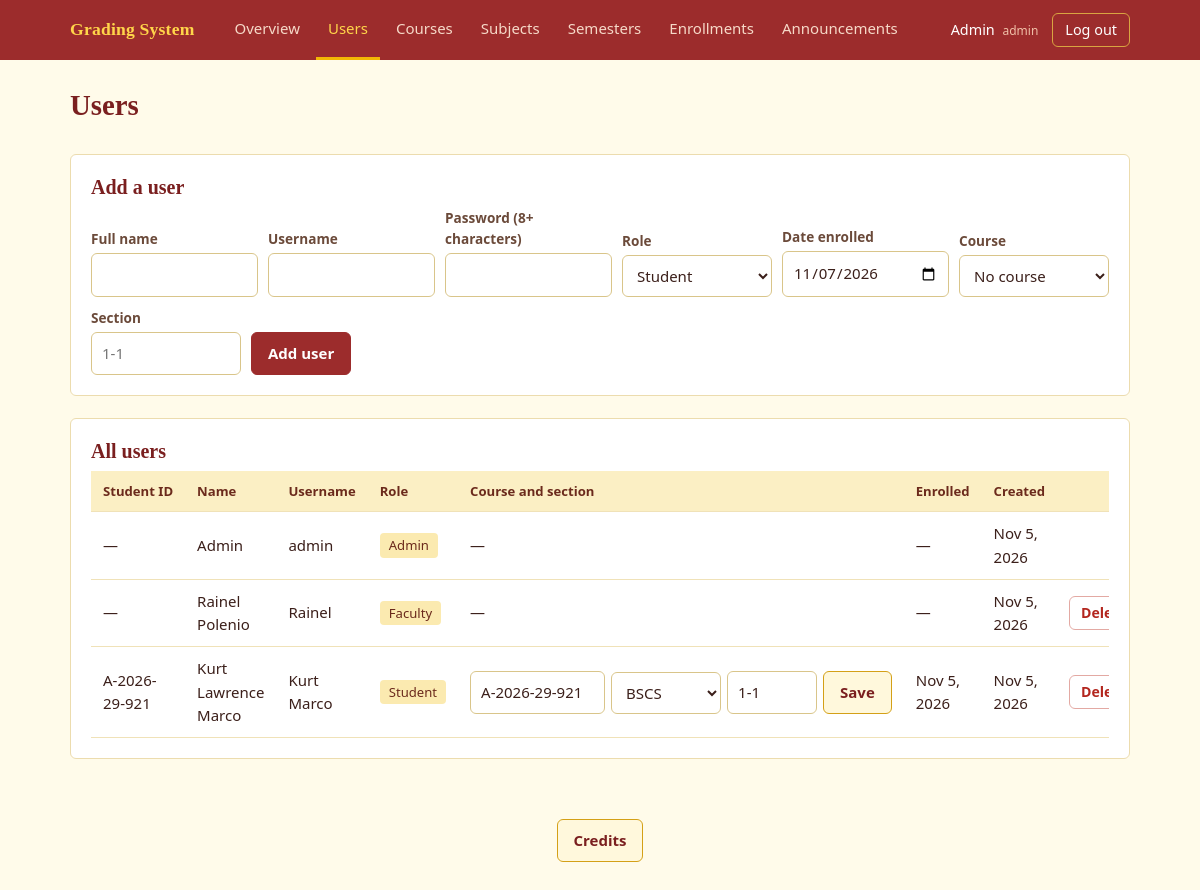
Page /grading/admin/users.php (signed in) on the committed database.
### tables this page shows
CREATE TABLE users (
  id INT AUTO_INCREMENT PRIMARY KEY,
  student_id VARCHAR(20) NULL UNIQUE,
  full_name  VARCHAR(100) NOT NULL UNIQUE,
  username   VARCHAR(50)  NOT NULL UNIQUE,
  password   VARCHAR(255) NOT NULL,
  role ENUM('admin','faculty','student') NOT NULL,
  course_id INT NULL,
  section   VARCHAR(20) NULL,
  enrolled_on DATE NULL,
  created_at TIMESTAMP DEFAULT CURRENT_TIMESTAMP,
  FOREIGN KEY (course_id) REFERENCES courses(id) ON DELETE SET NULL
);

### grading/includes/auth_core.php (called while the page is built, shortened)
<?php
function e($v): string {
  return htmlspecialchars((string)$v, ENT_QUOTES, 'UTF-8');
}

### grading/admin/users.php (the view, shortened to what this page needs)
<?php
require '../config/db.php';
$courses   = $pdo->query("SELECT id, code, name FROM courses ORDER BY code")->fetchAll();
function course_options(array $courses, $selected = null): string {
  $o = '<option value="0">No course</option>';
  foreach ($courses as $c) {
    $sel = ((int)$selected === (int)$c['id']) ? ' selected' : '';
    $o  .= '<option value="' . (int)$c['id'] . '"' . $sel . '>' . e($c['code']) . '</option>';
  }
  return $o;
}
$users = $pdo->query("SELECT * FROM users ORDER BY FIELD(role,'admin','faculty','student'), full_name")->fetchAll();
$base  = '../';
require '../includes/header.php';
?>
<div class="page-head"><h1>Users</h1></div>
<div class="panel">
  <h2>Add a user</h2>
  <form method="post" class="form-row">
    <div class="field"><label for="full_name">Full name</label><input id="full_name" name="full_name" required></div>
    <div class="field"><label for="username">Username</label><input id="username" name="username" required></div>
    <div class="field"><label for="password">Password (8+ characters)</label><input id="password" type="password" name="password" minlength="8" required></div>
    <div class="field" style="max-width:150px"><label for="role">Role</label>
      <select id="role" name="role" required>
        <option value="student">Student</option>
      </select>
    </div>
    <div class="field class-field" style="max-width:170px"><label for="enrolled_on">Date enrolled</label>
      <input id="enrolled_on" type="date" name="enrolled_on" value="<?= date('Y-m-d') ?>" title="Today by default. The year of this date becomes the year in the student ID.">
    </div>
    <div class="field class-field" style="max-width:150px"><label for="course_id">Course</label>
      <select id="course_id" name="course_id"><?= course_options($courses) ?></select>
    </div>
    <div class="field class-field" style="max-width:120px"><label for="section">Section</label>
      <input id="section" name="section" placeholder="1-1" maxlength="20">
    </div>
    <button>Add user</button>
  </form>
</div>
<div class="panel">
  <h2>All users</h2>
  <div class="table-wrap">
  <table>
    <thead><tr><th>Student ID</th><th>Name</th><th>Username</th><th>Role</th><th>Course and section</th><th>Enrolled</th><th>Created</th><th></th></tr></thead>
    <tbody>
    <?php foreach ($users as $u): ?>
      <tr>
        <td><?= e($u['student_id'] ?? '—') ?></td>
        <td><?= e($u['full_name']) ?></td>
        <td><?= e($u['username']) ?></td>
        <td><span class="role"><?= e($u['role']) ?></span></td>
        <td>
          <?php if ($u['role'] === 'student'): ?>
            <form method="post" class="form-row" style="flex-wrap:nowrap;gap:6px">
              <input name="student_id" value="<?= e($u['student_id'] ?? '') ?>" placeholder="A-2021-14-568" maxlength="13" style="width:135px" aria-label="Student ID for <?= e($u['full_name']) ?>">
              <select name="course_id" style="width:110px" aria-label="Course for <?= e($u['full_name']) ?>"><?= course_options($courses, $u['course_id']) ?></select>
              <input name="section" value="<?= e($u['section'] ?? '') ?>" placeholder="Section" maxlength="20" style="width:90px" aria-label="Section for <?= e($u['full_name']) ?>">
              <button class="btn-light">Save</button>
            </form>
          <?php else: ?>—<?php endif; ?>
        </td>
        <td><?= !empty($u['enrolled_on']) ? e(date('M j, Y', strtotime($u['enrolled_on']))) : '—' ?></td>
        <td><?= e(date('M j, Y', strtotime($u['created_at']))) ?></td>
        <td class="num">
          <?php if ((int)$u['id'] !== (int)$_SESSION['user_id']): ?>
            <form method="post" class="inline"
                  onsubmit="return confirm('Delete <?= e(addslashes($u['full_name'])) ?>? Their grades will be deleted too.')">
              <button class="btn-danger">Delete</button>
            </form>
          <?php else: ?><small>You</small><?php endif; ?>
        </td>
      </tr>
    <?php endforeach; ?>
    </tbody>
  </table>
  </div>
</div>
<?php require '../includes/footer.php'; ?>

### grading/includes/header.php (shortened to what this page needs)
<?php
$base  = $base  ?? '';
$guest = $guest ?? false;
$role  = $_SESSION['role'] ?? null;
$cur   = basename($_SERVER['SCRIPT_NAME']);
$links = [];
if ($role === 'admin') {
  $links = ['dashboard.php' => 'Overview', 'users.php' => 'Users', 'courses.php' => 'Courses',
            'subjects.php' => 'Subjects', 'terms.php' => 'Semesters', 'enrollments.php' => 'Enrollments', 'announcements.php' => 'Announcements'];
} elseif ($role === 'faculty') {
  $links = ['dashboard.php' => 'My subjects'];
} elseif ($role === 'student') {
  $links = ['dashboard.php' => 'My grades'];
}
$colorsFile = __DIR__ . '/../assets/colors.css';
?>
<!DOCTYPE html>
<html lang="en">
<head>
<link rel="stylesheet" href="<?= $base ?>assets/colors.css?v=<?= @filemtime($colorsFile) ?>">
<link rel="stylesheet" href="<?= $base ?>assets/style.css?v=<?= @filemtime(__DIR__ . '/../assets/style.css') ?>">
</head>
<body class="<?= $guest ? 'guest' : '' ?>">
<?php if (!$guest): ?>
<header class="topbar">
  <div class="topbar-inner">
    <span class="brand">Grading System</span>
    <nav>
      <?php foreach ($links as $href => $label): ?>
        <a href="<?= $href ?>" class="<?= $cur === $href ? 'active' : '' ?>"><?= e($label) ?></a>
      <?php endforeach; ?>
    </nav>
    <div class="who">
      <span><?= e($_SESSION['name'] ?? '') ?> <small><?= e($role) ?></small></span>
      <a class="logout" href="<?= $base ?>logout.php">Log out</a>
    </div>
  </div>
</header>
<?php endif; ?>
<main class="<?= $guest ? 'auth-main' : 'page' ?>">

### grading/includes/footer.php
</main>
<?php if (empty($guest)): ?>
<footer class="site-footer"><a class="btn btn-light" href="<?= $base ?>credits.php">Credits</a></footer>
<?php endif; ?>
</body>
</html>

### grading/assets/colors.css (style rules this page uses)
:root { --page-bg: #fffbea; --page-text: #3b1f1a; --heading-text: #7a1f1f; --muted-text: #7a5c4a; --link: #9c2c2c; --topbar-bg: #9c2c2c; --topbar-brand: #ffd54a; --topbar-link: #f6d9c8; --topbar-link-hover: #ffffff; --topbar-link-active: #ffd54a; --topbar-link-active-line: #f2b705; --topbar-user: #ffffff; --topbar-role: #f0c0a8; --logout-text: #ffffff; --logout-border: #d9a441; --logout-hover-bg: #7a1f1f; --panel-bg: #ffffff; --panel-border: #ecdcae; --stat-bg: #fffdf5; --stat-border: #ecdcae; --stat-accent: #d4a017; --stat-label: #7a5c4a; --summary-label: #7a5c4a; --subject-card-bg: #ffffff; --subject-card-border: #ecdcae; --subject-card-accent: #9c2c2c; --subject-card-hover-border:#d4a017; --folder-bg: #ffffff; --folder-border: #ecdcae; --folder-arrow: #9c2c2c; --folder-sub-line: #e6c76a; --subject-row-bg: #fffaf0; --subject-row-border: #ecdcae; --subject-row-hover-border: #d4a017; --table-head-bg: #fbefc4; --table-head-text: #6b2a1c; --table-text: #3b1f1a; --table-line: #f0e2b8; --table-row-hover: #fff6d6; --table-empty-text: #7a5c4a; --field-label: #6b4a3a; --input-bg: #ffffff; --input-text: #3b1f1a; --input-border: #d9c58a; --input-focus-border: #9c2c2c; --focus-ring: #f2c230; --btn-bg: #9c2c2c; --btn-text: #ffffff; --btn-border: #9c2c2c; --btn-hover-bg: #7a1f1f; --btn-light-bg: #fff8dc; --btn-light-text: #7a1f1f; --btn-light-border: #d4a017; --btn-light-hover-bg: #fbe9a6; --btn-danger-bg: #ffffff; --btn-danger-text: #b3261e; --btn-danger-border: #e3a9a3; --btn-danger-hover-bg: #b3261e; --btn-danger-hover-text: #ffffff; --btn-danger-hover-border: #b3261e; --badge-passed-bg: #e3f1d6; --badge-passed-text: #2f6b1f; --badge-failed-bg: #fbe0dc; --badge-failed-text: #a1241b; --badge-incomplete-bg: #fff0b8; --badge-incomplete-text: #7a5200; --role-bg: #fbeab0; --role-text: #6b2a1c; --flash-ok-bg: #e8f3d9; --flash-ok-text: #2f6b1f; --flash-ok-border: #b9d99a; --flash-error-bg: #fde3df; --flash-error-text: #a1241b; --flash-error-border: #eeb0a8; --guest-bg: #7a1f1f; --auth-card-bg: #fffdf5; --auth-card-text: #3b1f1a; --announce-info-bg: #fff4cc; --announce-info-border: #e6c76a; --announce-info-text: #6b4a00; --announce-maint-bg: #ffe9d2; --announce-maint-border: #f0b27a; --announce-maint-text: #7a3e00; --announce-urgent-bg: #fde3df; --announce-urgent-border: #eeb0a8; --announce-urgent-text: #a1241b; --announce-body: #3b1f1a; --announce-meta: #7a5c4a; }

### rows in the picture
users: student "—", full_name "Admin", username "admin", role "Admin", created_at "Nov 5, 2026"
users: student "—", full_name "Rainel Polenio", username "Rainel", role "Faculty", created_at "Nov 5, 2026"
users: student "A-2026-29-921", full_name "Kurt Lawrence Marco", username "Kurt Marco", role "Student", student_id "A-2026-29-921", section "1-1", enrolled_on "Nov 5, 2026", created_at "Nov 5, 2026"

### other values in the picture
$label "Overview"
$label "Users"
$label "Courses"
$label "Subjects"
$label "Semesters"
$label "Enrollments"
$label "Announcements"
$_SESSION['name'] "Admin"
$role "admin"
form field course_id "BSCS"
